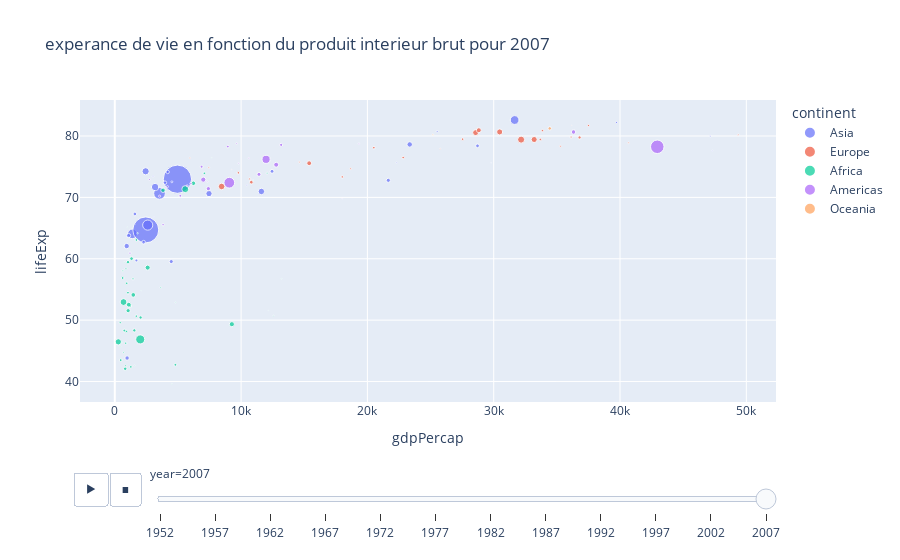

The notebook cell saved with this chart:
### Markdown cell above
## Tache 5 :CREATION D'ANNIMATION INTERACTIVES

### Code cell
# animation
px.scatter(gapminder, x = "gdpPercap",y="lifeExp",
           color = 'continent', 
           size = 'pop',
           hover_name = 'country',
           animation_frame = 'year',animation_group ='country',
           title = "experance de vie en fonction du produit interieur brut pour 2007")

### Figure 1 — Plotly figure (JSON) as saved in the notebook; plotly's stock layout.template omitted (floating-point values rounded to 4 significant figures)
{"data": [{"hovertemplate": "<b>%{hovertext}</b><br><br>continent=Asia<br>year=2007<br>gdpPercap=%{x}<br>lifeExp=%{y}<br>pop=%{marker.size}<extra></extra>", "hovertext": ["Afghanistan", "Bahrain", "Bangladesh", "Cambodia", "China", "Hong Kong, China", "India", "Indonesia", "Iran", "Iraq", "Israel", "Japan", "Jordan", "Korea, Dem. Rep.", "Korea, Rep.", "Kuwait", "Lebanon", "Malaysia", "Mongolia", "Myanmar", "Nepal", "Oman", "Pakistan", "Philippines", "Saudi Arabia", "Singapore", "Sri Lanka", "Syria", "Taiwan", "Thailand", "Vietnam", "West Bank and Gaza", "Yemen, Rep."], "ids": ["Afghanistan", "Bahrain", "Bangladesh", "Cambodia", "China", "Hong Kong, China", "India", "Indonesia", "Iran", "Iraq", "Israel", "Japan", "Jordan", "Korea, Dem. Rep.", "Korea, Rep.", "Kuwait", "Lebanon", "Malaysia", "Mongolia", "Myanmar", "Nepal", "Oman", "Pakistan", "Philippines", "Saudi Arabia", "Singapore", "Sri Lanka", "Syria", "Taiwan", "Thailand", "Vietnam", "West Bank and Gaza", "Yemen, Rep."], "legendgroup": "Asia", "marker": {"color": "#636efa", "size": [31889923, 708573, 150448339, 14131858, 1318683096, 6980412, 1110396331, 223547000, 69453570, 27499638, 6426679, 127467972, 6053193, 23301725, 49044790, 2505559, 3921278, 24821286, 2874127, 47761980, 28901790, 3204897, 169270617, 91077287, 27601038, 4553009, 20378239, 19314747, 23174294, 65068149, 85262356, 4018332, 22211743], "sizemode": "area", "sizeref": 3297000.0, "symbol": "circle"}, "mode": "markers", "name": "Asia", "orientation": "v", "showlegend": true, "type": "scatter", "x": [974.6, 29800.0, 1391.0, 1714.0, 4959.0, 39720.0, 2452.0, 3541.0, 11610.0, 4471.0, 25520.0, 31660.0, 4519.0, 1593.0, 23350.0, 47310.0, 10460.0, 12450.0, 3096.0, 944, 1091.0, 22320.0, 2606.0, 3190.0, 21650.0, 47140.0, 3970.0, 4185.0, 28720.0, 7458.0, 2442.0, 3025.0, 2281.0], "xaxis": "x", "y": [43.83, 75.64, 64.06, 59.72, 72.96, 82.21, 64.7, 70.65, 70.96, 59.55, 80.75, 82.6, 72.53, 67.3, 78.62, 77.59, 71.99, 74.24, 66.8, 62.07, 63.78, 75.64, 65.48, 71.69, 72.78, 79.97, 72.4, 74.14, 78.4, 70.62, 74.25, 73.42, 62.7], "yaxis": "y"}, {"hovertemplate": "<b>%{hovertext}</b><br><br>continent=Europe<br>year=2007<br>gdpPercap=%{x}<br>lifeExp=%{y}<br>pop=%{marker.size}<extra></extra>", "hovertext": ["Albania", "Austria", "Belgium", "Bosnia and Herzegovina", "Bulgaria", "Croatia", "Czech Republic", "Denmark", "Finland", "France", "Germany", "Greece", "Hungary", "Iceland", "Ireland", "Italy", "Montenegro", "Netherlands", "Norway", "Poland", "Portugal", "Romania", "Serbia", "Slovak Republic", "Slovenia", "Spain", "Sweden", "Switzerland", "Turkey", "United Kingdom"], "ids": ["Albania", "Austria", "Belgium", "Bosnia and Herzegovina", "Bulgaria", "Croatia", "Czech Republic", "Denmark", "Finland", "France", "Germany", "Greece", "Hungary", "Iceland", "Ireland", "Italy", "Montenegro", "Netherlands", "Norway", "Poland", "Portugal", "Romania", "Serbia", "Slovak Republic", "Slovenia", "Spain", "Sweden", "Switzerland", "Turkey", "United Kingdom"], "legendgroup": "Europe", "marker": {"color": "#EF553B", "size": [3600523, 8199783, 10392226, 4552198, 7322858, 4493312, 10228744, 5468120, 5238460, 61083916, 82400996, 10706290, 9956108, 301931, 4109086, 58147733, 684736, 16570613, 4627926, 38518241, 10642836, 22276056, 10150265, 5447502, 2009245, 40448191, 9031088, 7554661, 71158647, 60776238], "sizemode": "area", "sizeref": 3297000.0, "symbol": "circle"}, "mode": "markers", "name": "Europe", "orientation": "v", "showlegend": true, "type": "scatter", "x": [5937.0, 36130.0, 33690.0, 7446.0, 10680.0, 14620.0, 22830.0, 35280.0, 33210.0, 30470.0, 32170.0, 27540.0, 18010.0, 36180.0, 40680.0, 28570.0, 9254.0, 36800.0, 49360.0, 15390.0, 20510.0, 10810.0, 9787.0, 18680.0, 25770.0, 28820.0, 33860.0, 37510.0, 8458.0, 33200.0], "xaxis": "x", "y": [76.42, 79.83, 79.44, 74.85, 73.0, 75.75, 76.49, 78.33, 79.31, 80.66, 79.41, 79.48, 73.34, 81.76, 78.89, 80.55, 74.54, 79.76, 80.2, 75.56, 78.1, 72.48, 74.0, 74.66, 77.93, 80.94, 80.88, 81.7, 71.78, 79.42], "yaxis": "y"}, {"hovertemplate": "<b>%{hovertext}</b><br><br>continent=Africa<br>year=2007<br>gdpPercap=%{x}<br>lifeExp=%{y}<br>pop=%{marker.size}<extra></extra>", "hovertext": ["Algeria", "Angola", "Benin", "Botswana", "Burkina Faso", "Burundi", "Cameroon", "Central African Republic", "Chad", "Comoros", "Congo, Dem. Rep.", "Congo, Rep.", "Cote d'Ivoire", "Djibouti", "Egypt", "Equatorial Guinea", "Eritrea", "Ethiopia", "Gabon", "Gambia", "Ghana", "Guinea", "Guinea-Bissau", "Kenya", "Lesotho", "Liberia", "Libya", "Madagascar", "Malawi", "Mali", "Mauritania", "Mauritius", "Morocco", "Mozambique", "Namibia", "Niger", "Nigeria", "Reunion", "Rwanda", "Sao Tome and Principe", "Senegal", "Sierra Leone", "Somalia", "South Africa", "Sudan", "Swaziland", "Tanzania", "Togo", "Tunisia", "Uganda", "Zambia", "Zimbabwe"], "ids": ["Algeria", "Angola", "Benin", "Botswana", "Burkina Faso", "Burundi", "Cameroon", "Central African Republic", "Chad", "Comoros", "Congo, Dem. Rep.", "Congo, Rep.", "Cote d'Ivoire", "Djibouti", "Egypt", "Equatorial Guinea", "Eritrea", "Ethiopia", "Gabon", "Gambia", "Ghana", "Guinea", "Guinea-Bissau", "Kenya", "Lesotho", "Liberia", "Libya", "Madagascar", "Malawi", "Mali", "Mauritania", "Mauritius", "Morocco", "Mozambique", "Namibia", "Niger", "Nigeria", "Reunion", "Rwanda", "Sao Tome and Principe", "Senegal", "Sierra Leone", "Somalia", "South Africa", "Sudan", "Swaziland", "Tanzania", "Togo", "Tunisia", "Uganda", "Zambia", "Zimbabwe"], "legendgroup": "Africa", "marker": {"color": "#00cc96", "size": [33333216, 12420476, 8078314, 1639131, 14326203, 8390505, 17696293, 4369038, 10238807, 710960, 64606759, 3800610, 18013409, 496374, 80264543, 551201, 4906585, 76511887, 1454867, 1688359, 22873338, 9947814, 1472041, 35610177, 2012649, 3193942, 6036914, 19167654, 13327079, 12031795, 3270065, 1250882, 33757175, 19951656, 2055080, 12894865, 135031164, 798094, 8860588, 199579, 12267493, 6144562, 9118773, 43997828, 42292929, 1133066, 38139640, 5701579, 10276158, 29170398, 11746035, 12311143], "sizemode": "area", "sizeref": 3297000.0, "symbol": "circle"}, "mode": "markers", "name": "Africa", "orientation": "v", "showlegend": true, "type": "scatter", "x": [6223.0, 4797.0, 1441.0, 12570.0, 1217.0, 430.1, 2042.0, 706.0, 1704.0, 986.1, 277.6, 3633.0, 1545.0, 2082.0, 5581.0, 12150.0, 641.4, 690.8, 13210.0, 752.7, 1328.0, 942.7, 579.2, 1463.0, 1569.0, 414.5, 12060.0, 1045.0, 759.3, 1043.0, 1803.0, 10960.0, 3820.0, 823.7, 4811.0, 619.7, 2014.0, 7670.0, 863.1, 1598.0, 1712.0, 862.5, 926.1, 9270.0, 2602.0, 4513.0, 1107.0, 883.0, 7093.0, 1056.0, 1271.0, 469.7], "xaxis": "x", "y": [72.3, 42.73, 56.73, 50.73, 52.3, 49.58, 50.43, 44.74, 50.65, 65.15, 46.46, 55.32, 48.33, 54.79, 71.34, 51.58, 58.04, 52.95, 56.73, 59.45, 60.02, 56.01, 46.39, 54.11, 42.59, 45.68, 73.95, 59.44, 48.3, 54.47, 64.16, 72.8, 71.16, 42.08, 52.91, 56.87, 46.86, 76.44, 46.24, 65.53, 63.06, 42.57, 48.16, 49.34, 58.56, 39.61, 52.52, 58.42, 73.92, 51.54, 42.38, 43.49], "yaxis": "y"}, {"hovertemplate": "<b>%{hovertext}</b><br><br>continent=Americas<br>year=2007<br>gdpPercap=%{x}<br>lifeExp=%{y}<br>pop=%{marker.size}<extra></extra>", "hovertext": ["Argentina", "Bolivia", "Brazil", "Canada", "Chile", "Colombia", "Costa Rica", "Cuba", "Dominican Republic", "Ecuador", "El Salvador", "Guatemala", "Haiti", "Honduras", "Jamaica", "Mexico", "Nicaragua", "Panama", "Paraguay", "Peru", "Puerto Rico", "Trinidad and Tobago", "United States", "Uruguay", "Venezuela"], "ids": ["Argentina", "Bolivia", "Brazil", "Canada", "Chile", "Colombia", "Costa Rica", "Cuba", "Dominican Republic", "Ecuador", "El Salvador", "Guatemala", "Haiti", "Honduras", "Jamaica", "Mexico", "Nicaragua", "Panama", "Paraguay", "Peru", "Puerto Rico", "Trinidad and Tobago", "United States", "Uruguay", "Venezuela"], "legendgroup": "Americas", "marker": {"color": "#ab63fa", "size": [40301927, 9119152, 190010647, 33390141, 16284741, 44227550, 4133884, 11416987, 9319622, 13755680, 6939688, 12572928, 8502814, 7483763, 2780132, 108700891, 5675356, 3242173, 6667147, 28674757, 3942491, 1056608, 301139947, 3447496, 26084662], "sizemode": "area", "sizeref": 3297000.0, "symbol": "circle"}, "mode": "markers", "name": "Americas", "orientation": "v", "showlegend": true, "type": "scatter", "x": [12780.0, 3822.0, 9066.0, 36320.0, 13170.0, 7007.0, 9645.0, 8948.0, 6025.0, 6873.0, 5728.0, 5186.0, 1202.0, 3548.0, 7321.0, 11980.0, 2749.0, 9809.0, 4173.0, 7409.0, 19330.0, 18010.0, 42950.0, 10610.0, 11420.0], "xaxis": "x", "y": [75.32, 65.55, 72.39, 80.65, 78.55, 72.89, 78.78, 78.27, 72.23, 74.99, 71.88, 70.26, 60.92, 70.2, 72.57, 76.19, 72.9, 75.54, 71.75, 71.42, 78.75, 69.82, 78.24, 76.38, 73.75], "yaxis": "y"}, {"hovertemplate": "<b>%{hovertext}</b><br><br>continent=Oceania<br>year=2007<br>gdpPercap=%{x}<br>lifeExp=%{y}<br>pop=%{marker.size}<extra></extra>", "hovertext": ["Australia", "New Zealand"], "ids": ["Australia", "New Zealand"], "legendgroup": "Oceania", "marker": {"color": "#FFA15A", "size": [20434176, 4115771], "sizemode": "area", "sizeref": 3297000.0, "symbol": "circle"}, "mode": "markers", "name": "Oceania", "orientation": "v", "showlegend": true, "type": "scatter", "x": [34440.0, 25190.0], "xaxis": "x", "y": [81.23, 80.2], "yaxis": "y"}], "layout": {"autosize": true, "legend": {"itemsizing": "constant", "title": {"text": "continent"}, "tracegroupgap": 0}, "sliders": [{"active": 11, "currentvalue": {"prefix": "year="}, "len": 0.9, "pad": {"b": 10, "t": 60}, "steps": [{"args": [["1952"], {"frame": {"duration": 0, "redraw": false}, "fromcurrent": true, "mode": "immediate", "transition": {"duration": 0, "easing": "linear"}}], "label": "1952", "method": "animate"}, {"args": [["1957"], {"frame": {"duration": 0, "redraw": false}, "fromcurrent": true, "mode": "immediate", "transition": {"duration": 0, "easing": "linear"}}], "label": "1957", "method": "animate"}, {"args": [["1962"], {"frame": {"duration": 0, "redraw": false}, "fromcurrent": true, "mode": "immediate", "transition": {"duration": 0, "easing": "linear"}}], "label": "1962", "method": "animate"}, {"args": [["1967"], {"frame": {"duration": 0, "redraw": false}, "fromcurrent": true, "mode": "immediate", "transition": {"duration": 0, "easing": "linear"}}], "label": "1967", "method": "animate"}, {"args": [["1972"], {"frame": {"duration": 0, "redraw": false}, "fromcurrent": true, "mode": "immediate", "transition": {"duration": 0, "easing": "linear"}}], "label": "1972", "method": "animate"}, {"args": [["1977"], {"frame": {"duration": 0, "redraw": false}, "fromcurrent": true, "mode": "immediate", "transition": {"duration": 0, "easing": "linear"}}], "label": "1977", "method": "animate"}, {"args": [["1982"], {"frame": {"duration": 0, "redraw": false}, "fromcurrent": true, "mode": "immediate", "transition": {"duration": 0, "easing": "linear"}}], "label": "1982", "method": "animate"}, {"args": [["1987"], {"frame": {"duration": 0, "redraw": false}, "fromcurrent": true, "mode": "immediate", "transition": {"duration": 0, "easing": "linear"}}], "label": "1987", "method": "animate"}, {"args": [["1992"], {"frame": {"duration": 0, "redraw": false}, "fromcurrent": true, "mode": "immediate", "transition": {"duration": 0, "easing": "linear"}}], "label": "1992", "method": "animate"}, {"args": [["1997"], {"frame": {"duration": 0, "redraw": false}, "fromcurrent": true, "mode": "immediate", "transition": {"duration": 0, "easing": "linear"}}], "label": "1997", "method": "animate"}, {"args": [["2002"], {"frame": {"duration": 0, "redraw": false}, "fromcurrent": true, "mode": "immediate", "transition": {"duration": 0, "easing": "linear"}}], "label": "2002", "method": "animate"}, {"args": [["2007"], {"frame": {"duration": 0, "redraw": false}, "fromcurrent": true, "mode": "immediate", "transition": {"duration": 0, "easing": "linear"}}], "label": "2007", "method": "animate"}], "x": 0.1, "xanchor": "left", "y": 0, "yanchor": "top"}], "title": {"text": "experance de vie en fonction du produit interieur brut pour 2007"}, "updatemenus": [{"active": 0, "buttons": [{"args": [null, {"frame": {"duration": 500, "redraw": false}, "fromcurrent": true, "mode": "immediate", "transition": {"duration": 500, "easing": "linear"}}], "label": "&#9654;", "method": "animate"}, {"args": [[null], {"frame": {"duration": 0, "redraw": false}, "fromcurrent": true, "mode": "immediate", "transition": {"duration": 0, "easing": "linear"}}], "label": "&#9724;", "method": "animate"}], "direction": "left", "pad": {"r": 10, "t": 70}, "showactive": false, "type": "buttons", "x": 0.1, "xanchor": "right", "y": 0, "yanchor": "top"}], "xaxis": {"anchor": "y", "autorange": true, "domain": [0, 1], "range": [-7331.0, 115000.0], "title": {"text": "gdpPercap"}, "type": "linear"}, "yaxis": {"anchor": "x", "autorange": true, "domain": [0, 1], "range": [24.73, 76.74], "title": {"text": "lifeExp"}, "type": "linear"}}}
